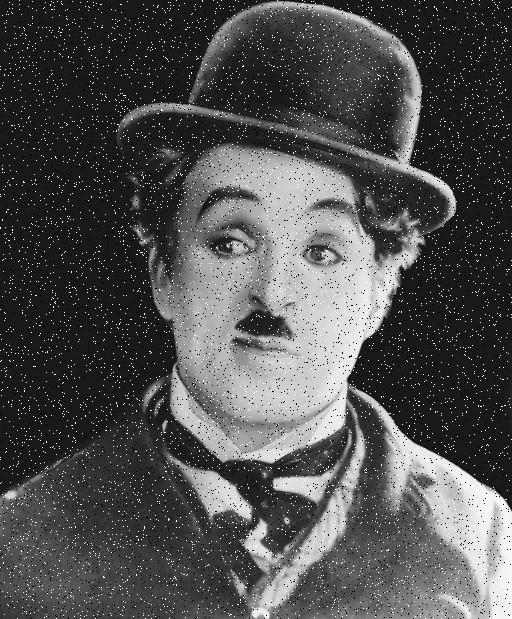
#> input picture list-1/images/q2_1.ppm, 512 x 619 px
$ python q2.py
#> lines starting #> are read from the running program, lines starting #| are printed output that depends on the picture
from PIL import Image
import numpy as np

# Mean filter
def mean_filter(image, filter_size, filter_weights):
    # convertendo a imagem em um numpy array
    image = np.array(image)

    # adicionando padding na imagem
    padded_image = np.pad(image, filter_size//2, mode='constant')

    # convertendo os pesos em uma matriz
    filter_matrix = np.reshape(filter_weights, (filter_size, filter_size))

    filtered_image = np.zeros(image.shape)

    # aplicando mean filter através da convolução
    for i in range(image.shape[0]):
        for j in range(image.shape[1]):
            window = padded_image[i:i+filter_size, j:j+filter_size]
            filtered_image[i, j] = np.sum(window * filter_matrix) / (np.sum(filter_matrix))

    return filtered_image

# Median filter
def median_filter(image, filter_size, filter_weights):
    image = np.array(image)
    padded_image = np.pad(image, filter_size//2, mode='constant')

    filtered_image = np.zeros(image.shape)

    # median filter através da convolução
    for i in range(image.shape[0]):
        for j in range(image.shape[1]):
            window = padded_image[i:i+filter_size, j:j+filter_size]
            filtered_image[i, j] = np.median(window)

    return filtered_image


filter_size = 3
filter_size = 4
filter_weights = [1, 1, 1, 1,
                  1, 1, 1, 1,
                  1, 1, 1, 1,
                  1, 1, 1, 1]

image1 = Image.open('./images/q2_1.ppm').convert('L')
image2 = Image.open('./images/q2_2.ppm').convert('L')
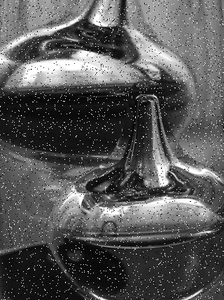
#> input picture list-1/images/q2_2.ppm, 224 x 300 px
image3 = Image.open('./images/q2_3.ppm').convert('L')
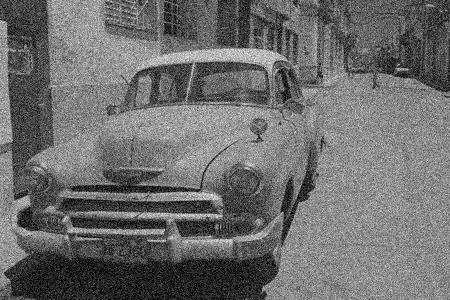
#> input picture list-1/images/q2_3.ppm, 450 x 300 px

# Aplicando o mean filter nas imagens iniciais e normalizando a imagem
mean_image1 = mean_filter(image1, filter_size, filter_weights)
mean_image1 = (mean_image1 - np.min(mean_image1)) / (np.max(mean_image1) - np.min(mean_image1))

mean_image2 = mean_filter(image2, filter_size, filter_weights)
#> call 2 of mean_filter, with filter_size = 4
#> after the loop in mean_filter (call 2), `for i in range(image.shape[0]):`:
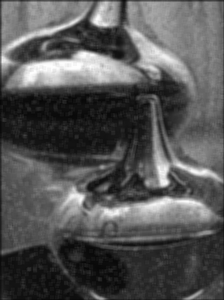
#> filtered_image: shape (300, 224) float64; min 7.38, max 254.2, mean 86.3
mean_image2 = (mean_image2 - np.min(mean_image2)) / (np.max(mean_image2) - np.min(mean_image2))

mean_image3 = mean_filter(image3, filter_size, filter_weights)
#> call 3 of mean_filter, with filter_size = 4
#> in mean_filter (call 3), `padded_image = np.pad(image, filter_size//2, mode='constant')`:
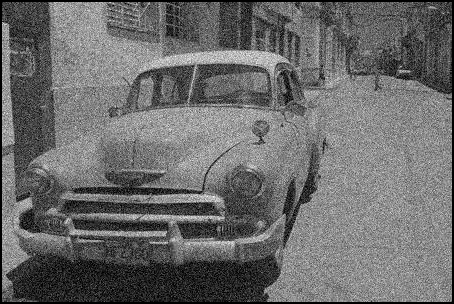
#> padded_image: shape (304, 454); min 0, max 255, mean 107
#> after the loop in mean_filter (call 3), `for i in range(image.shape[0]):`:
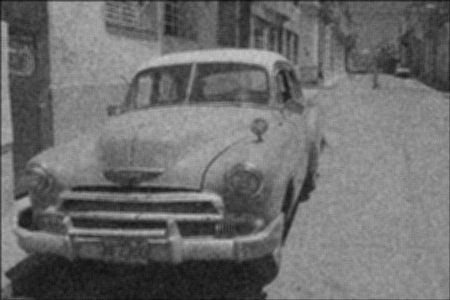
#> filtered_image: shape (300, 450) float64; min 14.88, max 201.2, mean 108.8
mean_image3 = (mean_image3 - np.min(mean_image3)) / (np.max(mean_image3) - np.min(mean_image3))

# Aplicando o median filter nas imagens iniciais
median_image1 = median_filter(image1, filter_size, filter_weights)
#> after the loop in median_filter, `for i in range(image.shape[0]):`:
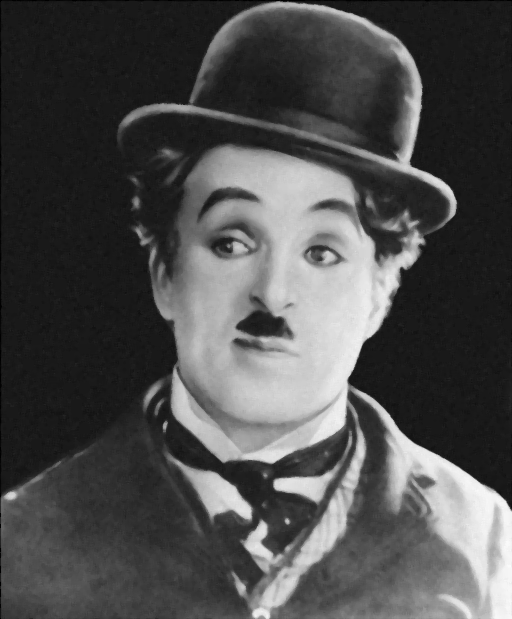
#> filtered_image: shape (619, 512) float64; min 0, max 252.5, mean 77.3
median_image1 = (median_image1 - np.min(median_image1)) / (np.max(median_image1) - np.min(median_image1))

median_image2 = median_filter(image2, filter_size, filter_weights)
median_image2 = (median_image2 - np.min(median_image2)) / (np.max(median_image2) - np.min(median_image2))

median_image3 = median_filter(image3, filter_size, filter_weights)
median_image3 = (median_image3 - np.min(median_image3)) / (np.max(median_image3) - np.min(median_image3))
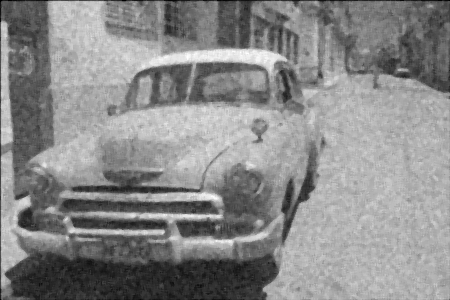
#> median_image3: shape (300, 450) float64; min 0, max 1, mean 0.54

# Salvando as imagens
Image.fromarray(np.uint8(mean_image1 * 255)).save('./images-out/mean_q2_1.ppm')
Image.fromarray(np.uint8(mean_image2 * 255)).save('./images-out/mean_q2_2.ppm')
Image.fromarray(np.uint8(mean_image3 * 255)).save('./images-out/mean_q2_3.ppm')
Image.fromarray(np.uint8(median_image1 * 255)).save('./images-out/median_q2_1.ppm')
Image.fromarray(np.uint8(median_image2 * 255)).save('./images-out/median_q2_2.ppm')
Image.fromarray(np.uint8(median_image3 * 255)).save('./images-out/median_q2_3.ppm')
